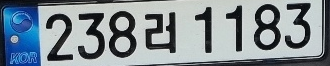
#> input picture aiworks/source/sonata1.png, 330 x 66 px
$ jupyter execute --allow-errors ocr_car1.ipynb
#> lines starting #> are read from the running program, lines starting #| are printed output that depends on the picture; after the words box and inside, x2 and y2 are one past the last pixel; in counts of white or black regions, pixels touching at a corner belong together
[cell 1]
import cv2
import matplotlib.pyplot as plt
from pytesseract import pytesseract

img = cv2.imread("source/sonata1.png", cv2.IMREAD_GRAYSCALE)
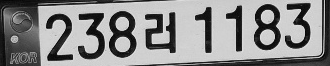
#> img: shape (66, 330); min 0, max 231, mean 140

# 이진 이미지로 변경
_, bin_img = cv2.threshold(img, 35, 255, cv2.THRESH_BINARY)
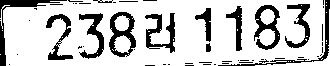
#> bin_img: shape (66, 330); 78.6% white; 53 black regions (41 under 20 px), largest, box (x1, y1, x2, y2) and area: (0, 0, 67, 66) 564, (109, 12, 136, 57) 547, (254, 5, 280, 50) 518

plt.imshow(bin_img, cmap='gray')
plt.axis('off')
plt.show()

# tesseract 사용
pytesseract.tesseract_cmd = \
        "C:/Users/kiyon/AppData/Local/Programs/Tesseract-OCR/tesseract.exe"
        # r"C:\Users\kiyon\AppData\Local\Programs\Tesseract-OCR\tesseract.exe"
#> (the rest of this cell did not finish here and is left out)

[cell 2]
import cv2
import matplotlib.pyplot as plt
from pytesseract import pytesseract

img = cv2.imread("source/car1.png", cv2.IMREAD_GRAYSCALE)
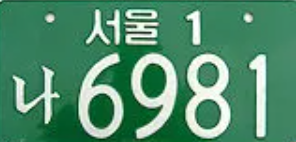
#> input picture aiworks/source/car1.png, 296 x 142 px
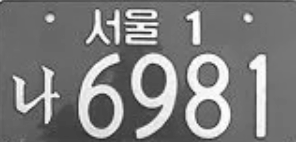
#> img: shape (142, 296); min 39, max 255, mean 125.9

# 이진 이미지로 변경 (40정도 최적화)
_, bin_img = cv2.threshold(img, 120, 255, cv2.THRESH_BINARY)
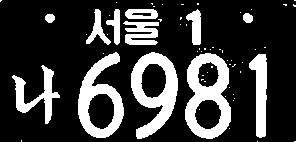
#> bin_img: shape (142, 296); 23.1% white; 63 white regions (51 under 20 px), largest, box (x1, y1, x2, y2) and area: (185, 53, 231, 139) 2154, (131, 52, 178, 139) 1953, (78, 52, 124, 138) 1777

plt.imshow(bin_img, cmap='gray')
plt.axis('off')
plt.show()

# tesseract 사용
pytesseract.tesseract_cmd = \
        "C:/Users/kiyon/AppData/Local/Programs/Tesseract-OCR/tesseract.exe"
        # r"C:\Users\kiyon\AppData\Local\Programs\Tesseract-OCR\tesseract.exe"
#> (the rest of this cell did not finish here and is left out)
